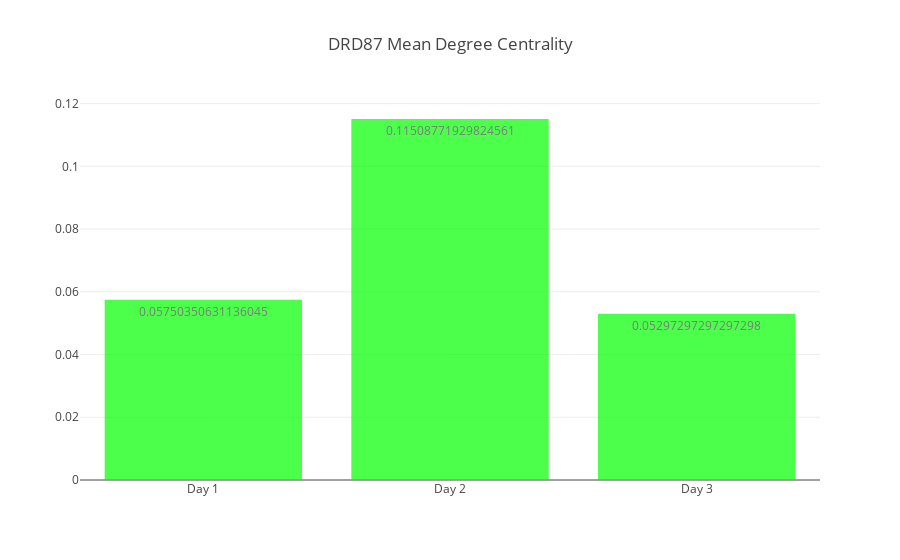

Source (notebook cell):
### Code cell
x = ["Day 1", "Day 2", "Day 3"]
y = [drd87_day1_graph.mean_degree_centrality, drd87_day2_graph.mean_degree_centrality, drd87_day3_graph.mean_degree_centrality]
plot_network_measures(x, y, title="DRD87 Mean Degree Centrality")

### Figure 1 — Plotly figure (JSON) as saved in the notebook; plotly's stock layout.template omitted (floating-point values rounded to 4 significant figures)
{"data": [{"marker": {"color": "rgb(0, 255, 0)"}, "name": "1", "opacity": 0.7, "text": [0.0575, 0.1151, 0.05297], "textposition": "auto", "type": "bar", "uid": "cd9e46", "x": ["Day 1", "Day 2", "Day 3"], "y": [0.0575, 0.1151, 0.05297]}], "layout": {"autosize": true, "title": "DRD87 Mean Degree Centrality", "xaxis": {"autorange": true, "range": [-0.5, 2.5], "type": "category"}, "yaxis": {"autorange": true, "range": [0, 0.1211], "type": "linear"}}}
